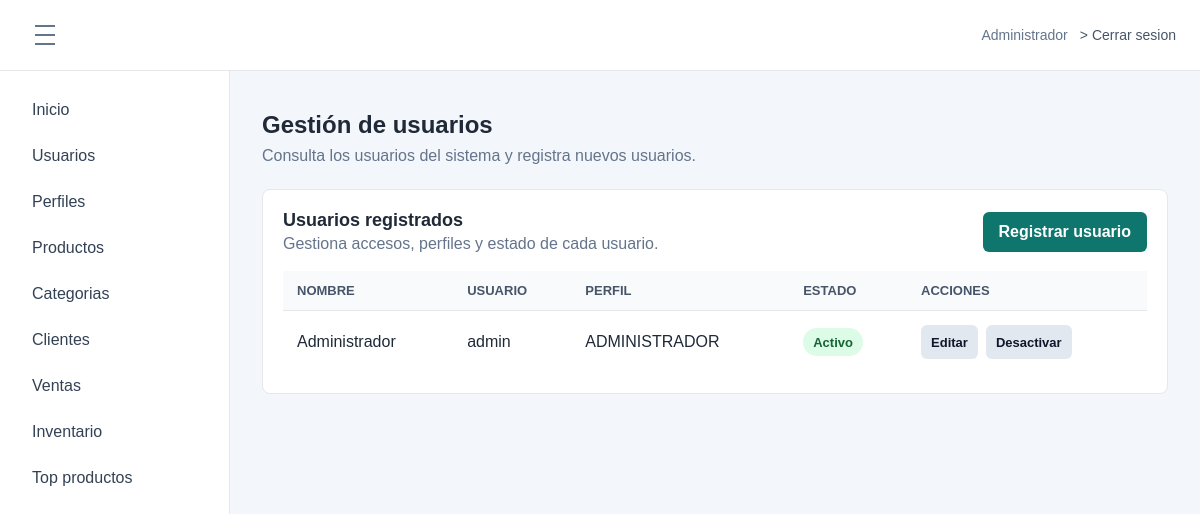
Before: /index.php?route=module/usuarios (signed in) with the older database file.
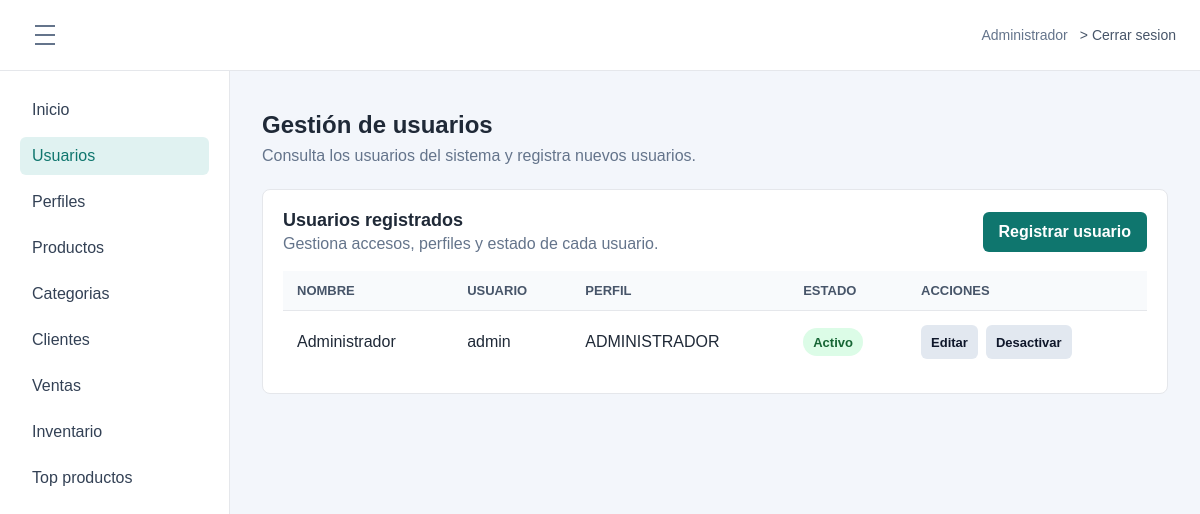
After: the same page with the newer database file.
### tables this page shows
CREATE TABLE `opcion` (
  `idopcion` int(11) NOT NULL AUTO_INCREMENT,
  `descripcion` varchar(100) NOT NULL,
  `url` varchar(200) NOT NULL,
  `icono` varchar(50) NOT NULL DEFAULT 'fa-circle',
  `estado` tinyint(1) NOT NULL DEFAULT 1,
  `fecha_creacion` datetime NOT NULL DEFAULT current_timestamp(),
  PRIMARY KEY (`idopcion`)
);

CREATE TABLE `usuario` (
  `idusuario` int(11) NOT NULL AUTO_INCREMENT,
  `nombre` varchar(100) NOT NULL,
  `usuario` varchar(50) NOT NULL,
  `clave` char(40) NOT NULL,
  `idperfil` int(11) NOT NULL,
  `estado` tinyint(1) NOT NULL DEFAULT 1,
  `fecha_creacion` datetime NOT NULL DEFAULT current_timestamp(),
  PRIMARY KEY (`idusuario`),
  UNIQUE KEY `uk_usuario` (`usuario`),
  KEY `idx_usuario_perfil` (`idperfil`),
  CONSTRAINT `fk_usuario_perfil` FOREIGN KEY (`idperfil`) REFERENCES `perfil` (`idperfil`)
);

CREATE TABLE `perfil` (
  `idperfil` int(11) NOT NULL AUTO_INCREMENT,
  `nombre` varchar(50) NOT NULL,
  `estado` tinyint(1) NOT NULL DEFAULT 1,
  `fecha_creacion` datetime NOT NULL DEFAULT current_timestamp(),
  PRIMARY KEY (`idperfil`)
);

### app/Controllers/UsuarioController.php (called while the page is built, shortened)
<?php
class UsuarioController
{
    private User $users;
    private Profile $profiles;
    public function __construct(User $users, Profile $profiles)
    {
        $this->users = $users;
        $this->profiles = $profiles;
    }
    public function index(): void
    {
        $menuOptions = $this->requireAccess("GET");
        $users = $this->users->all();
        require __DIR__ . "/../Views/layout/app.php";
    }
    private function requireAccess(string $method): array
    {
        $menuOptions = $this->profiles->menuOptions((int) ($_SESSION["idperfil"] ?? 0));
        foreach ($menuOptions as $option) {
            if (in_array($option["url"] ?? "", ["module/usuarios", "vista/usuarios.php"], true)) {
                $allowed = true;
                break;
            }
        }
        return $menuOptions;
    }
}

### app/Models/Profile.php (called while the page is built, shortened)
<?php
class Profile
{
    private PDO $db;
    public function __construct(PDO $db)
    {
        $this->db = $db;
    }
    public function menuOptions(int $profileId): array
    {
        $sql = "SELECT o.descripcion, o.url, o.icono
                FROM acceso a
                INNER JOIN opcion o ON o.idopcion = a.idopcion
                WHERE a.idperfil = :idperfil
                  AND a.estado = 1
                  AND o.estado = 1
                ORDER BY o.idopcion";
        $statement = $this->db->prepare($sql);
        $statement->execute(["idperfil" => $profileId]);
        return $statement->fetchAll();
    }
}

### app/Models/User.php (called while the page is built, shortened)
<?php
class User
{
    private PDO $db;
    public function __construct(PDO $db)
    {
        $this->db = $db;
    }
    public function all(): array
    {
        return $this->db->query("SELECT u.idusuario, u.nombre, u.usuario, p.nombre AS perfil, u.estado
                                FROM usuario u
                                LEFT JOIN perfil p ON p.idperfil = u.idperfil
                                ORDER BY u.idusuario")->fetchAll(PDO::FETCH_ASSOC);
    }
}

### app/Views/usuarios/index.php (the view, shortened to what this page needs)
<div class="page-title">
    <h1>Gestión de usuarios</h1>
    <p>Consulta los usuarios del sistema y registra nuevos usuarios.</p>
</div>
<section class="panel">
    <div class="section-toolbar">
        <div>
            <h2>Usuarios registrados</h2>
            <p>Gestiona accesos, perfiles y estado de cada usuario.</p>
        </div>
        <a class="btn btn-primary" href="index.php?route=module/usuarios/crear">Registrar usuario</a>
    </div>
    <div class="table-wrap">
        <table class="data-table">
            <thead>
                <tr><th scope="col">Nombre</th><th scope="col">Usuario</th><th scope="col">Perfil</th><th scope="col">Estado</th><th scope="col">Acciones</th></tr>
            </thead>
            <tbody>
                <?php foreach ($users as $user): ?>
                    <tr>
                        <td><?= htmlspecialchars($user["nombre"], ENT_QUOTES, "UTF-8") ?></td>
                        <td><?= htmlspecialchars($user["usuario"], ENT_QUOTES, "UTF-8") ?></td>
                        <td><?= htmlspecialchars($user["perfil"] ?? "Sin perfil", ENT_QUOTES, "UTF-8") ?></td>
                        <td><span class="status-badge <?= (int) $user["estado"] === 1 ? "is-active" : "is-muted" ?>"><?= (int) $user["estado"] === 1 ? "Activo" : "Inactivo" ?></span></td>
                        <td class="action-cell">
                            <a class="btn btn-light btn-sm" href="index.php?route=module/usuarios/editar&amp;id=<?= (int) $user["idusuario"] ?>">Editar</a>
                            <form action="index.php?route=module/usuarios/estado" method="post">
                                <button class="btn btn-light btn-sm" type="submit"><?= (int) $user["estado"] === 1 ? "Desactivar" : "Activar" ?></button>
                            </form>
                        </td>
                    </tr>
                <?php endforeach; ?>
            </tbody>
        </table>
    </div>
</section>

### index.php (shortened to what this page needs)
<?php
require __DIR__ . "/app/Models/User.php";
require __DIR__ . "/app/Models/Profile.php";
require __DIR__ . "/app/Controllers/UsuarioController.php";
$db = Database::connect();
$usuarioController = new UsuarioController(new User($db), new Profile($db));
$route = $_GET["route"] ?? (isset($_SESSION["idusuario"]) ? "dashboard" : "login");
$usuarioRoutes = [
    "module/usuarios" => "index",
    "vista/usuarios.php" => "index",
    "module/usuarios/crear" => "create",
    "module/usuarios/guardar" => "store",
    "module/usuarios/editar" => "edit",
    "module/usuarios/actualizar" => "update",
    "module/usuarios/estado" => "changeStatus"
];
if (isset($usuarioRoutes[$route])) {
    $usuarioController->{$usuarioRoutes[$route]}();
    exit;
}

### app/Views/layout/app.php (shortened to what this page needs)
<!DOCTYPE html>
<html lang="es">
<head>
    <link rel="stylesheet" href="public/css/styles.css">
</head>
<body class="app-body">
    <?php require __DIR__ . "/header.php"; ?>
    <div class="layout">
        <?php require __DIR__ . "/sidebar.php"; ?>
        <div class="contenido">
            <main>
                <?php require $view; ?>
            </main>
        </div>
    </div>
</body>
</html>

### app/Views/layout/header.php
<header class="topbar">
    <div class="topbar-left">
        <button class="menu-toggle" type="button" aria-label="Alternar menu" aria-expanded="true">
            <span></span>
            <span></span>
            <span></span>
        </button>
    </div>
    <div class="topbar-user">
        <span><?= htmlspecialchars($_SESSION["nombre"] ?? "") ?></span>
        <a class="logout-link" href="index.php?route=logout">Cerrar sesion</a>
    </div>
</header>

### app/Views/layout/sidebar.php
<?php $currentRoute = $_GET["route"] ?? "dashboard"; ?>
<aside class="sidebar">
    <nav aria-label="Menu principal">
        <a href="index.php?route=dashboard" <?= $currentRoute === "dashboard" ? 'aria-current="page"' : "" ?>>Inicio</a>
        <?php foreach ($menuOptions as $option): ?>
            <?php $route = $option["url"] ?? ""; ?>
            <a href="index.php?route=<?= urlencode($route) ?>" <?= $currentRoute === $route ? 'aria-current="page"' : "" ?>>
                <?= htmlspecialchars($option["descripcion"]) ?>
            </a>
        <?php endforeach; ?>
    </nav>
</aside>

### public/css/styles.css (style rules this page uses)
* { box-sizing: border-box; }
body { margin: 0; font-family: Arial, sans-serif; color: #1f2937; background: #f3f6fb; }
a { color: inherit; }
.login-card p, .page-title p { margin: 8px 0 24px; color: #64748b; }
.btn { display: inline-flex; align-items: center; justify-content: center; min-height: 40px; padding: 10px 16px; border: 0; border-radius: 6px; font: inherit; font-weight: 700; text-decoration: none; cursor: pointer; }
.btn-primary { background: #0f766e; color: #ffffff; }
.btn-light { background: #e2e8f0; color: #0f172a; }
.btn-sm { min-height: 34px; padding: 7px 10px; font-size: 13px; }
.topbar { min-height: 68px; display: flex; align-items: center; justify-content: space-between; gap: 20px; padding: 14px 24px; background: #ffffff; border-bottom: 1px solid #e5e7eb; }
.topbar-left { display: flex; align-items: center; gap: 14px; }
.menu-toggle { width: 42px; height: 42px; display: inline-grid; place-items: center; gap: 4px; padding: 10px; border: 0; border-radius: 6px; background: transparent; cursor: pointer; }
.menu-toggle span { width: 20px; height: 2px; display: block; background: #64748b; }
.topbar-user span { color: #64748b; font-size: 14px; }
.topbar-user { display: flex; align-items: center; gap: 12px; }
.logout-link { color: #475569; font-size: 14px; text-decoration: none; }
.logout-link::before { content: ">"; margin-right: 4px; }
.layout { display: flex; min-height: calc(100vh - 68px); }
.sidebar { width: 230px; padding: 20px; background: #ffffff; border-right: 1px solid #e5e7eb; transition: width 0.2s ease, padding 0.2s ease, transform 0.2s ease; }
.sidebar nav { display: grid; gap: 8px; }
.sidebar a { padding: 10px 12px; border-radius: 6px; color: #334155; text-decoration: none; }
.sidebar a:hover, .sidebar a[aria-current="page"] { background: #e0f2f1; color: #0f766e; }
.contenido { flex: 1; display: flex; flex-direction: column; }
main { flex: 1; padding: 40px 32px; }
h1 { margin: 0; font-size: 24px; }
h2 { margin: 0 0 10px; font-size: 18px; }
.summary-card, .panel { padding: 20px; background: #ffffff; border: 1px solid #e5e7eb; border-radius: 8px; }
.panel p { margin: 0; color: #64748b; }
.section-toolbar { display: flex; align-items: center; justify-content: space-between; gap: 16px; margin-bottom: 18px; }
.section-toolbar h2, .section-toolbar p { margin: 0; }
.section-toolbar p { margin-top: 4px; }
.table-wrap { overflow-x: auto; }
.data-table { width: 100%; border-collapse: separate; border-spacing: 0; min-width: 720px; }
.data-table th { padding: 12px 14px; background: #f8fafc; color: #475569; font-size: 13px; text-align: left; text-transform: uppercase; }
.data-table td { padding: 14px; border-top: 1px solid #e5e7eb; }
.status-badge { display: inline-flex; align-items: center; min-height: 28px; padding: 5px 10px; border-radius: 999px; font-size: 13px; font-weight: 700; }
.status-badge.is-active { background: #dcfce7; color: #166534; }
.action-cell { display: flex; align-items: center; gap: 8px; white-space: nowrap; }
.action-cell form { margin: 0; }

Changed rows visible on the page:
changed opcion "Usuarios": url "vista/usuarios.php" → "module/usuarios" (drawn)
